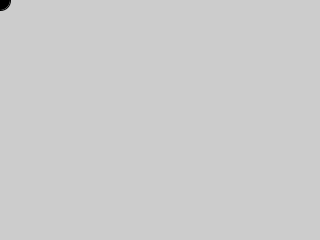
Frame 1 (no input)
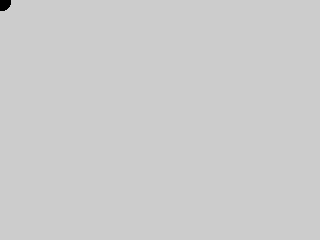
Frame 60 (the mouse pressed at the canvas centre just before this capture)
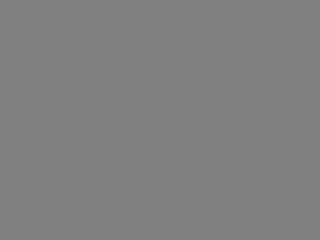
Frame 120 (the mouse held since frame 60 and released just before this capture)

The Processing sketch that drew these frames (run headless with seeded random() and noise(); from frame 60 on, the mouse is pressed at the canvas centre):

// Processing sketch: processing_185646
// ── processing_185646.pde

//declare variable


float r,g,b;

void setup(){//executed only once
size(320,240);
frameRate(30);

}

void draw(){//repeated forever

fill(r,g,b);

ellipse(mouseX,mouseY,20,20);
if(mousePressed){
background(128,10);
  
}

}

void mousePressed(){//event function
r=random(255);
g=random(255);
b=random(255);
println(keyCode);
}
